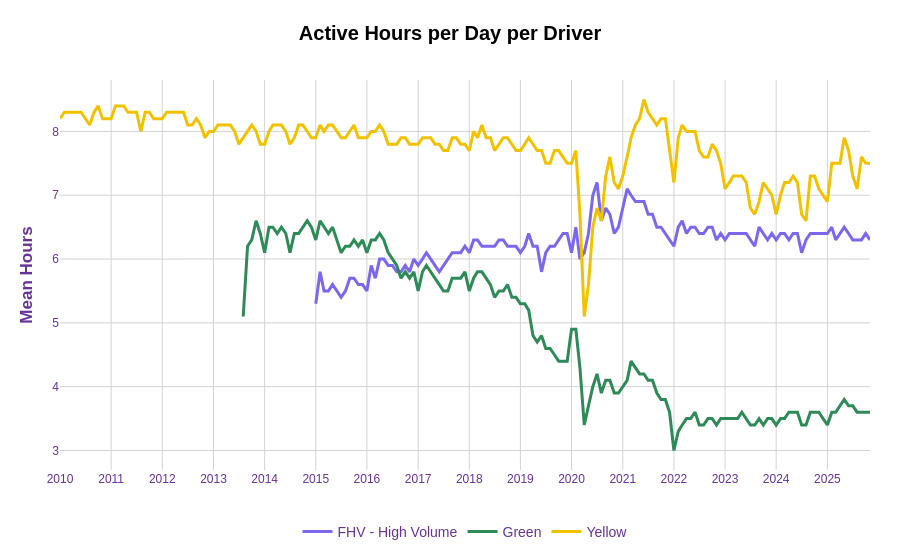

Notebook code for this chart:
### Markdown cell above
Habiendo analizado dicho aumento de demanda, cabría esperar un aumento proporcional del número de vehículos registrados. Los datos confirman esta hipótesis, mostrando una correlación directa entre ambas variables

### Code cell
res1 = con.execute(f"""
    SELECT
    CAST(strptime("Month/Year" || '-01', '%Y-%m-%d') AS DATE) AS month_year_date,
    "Avg Hours Per Day Per Driver" as m_hours,
    "License Class" as type
    FROM '{path_agg_data}'
    WHERE "License Class" IN ('Yellow', 'Green', 'FHV - High Volume')    
    ORDER BY month_year_date DESC;

""").pl()

fig = px.line(
    res1,
    x="month_year_date",
    y="m_hours",
    color="type",
    title="<b>Active Hours per Day per Driver</b>", # Título en negrita
    color_discrete_map=color_map,
)

fig.update_xaxes(
    dtick="M12", 
    tickformat="%Y",
    tickfont=dict(size=12),
    title_font=dict(size=14, family='Arial'),
    gridcolor='LightGray'
)

fig.update_yaxes(
    tickfont=dict(size=12),
    title_font=dict(size=14, family='Arial'),
    gridcolor='LightGray'
)

fig.update_traces(
    hovertemplate="<b>Date:</b> %{x|%b %Y}<br><b>Mean Hours:</b> %{y:.1f}h<extra>%{fullData.name}</extra>",
    line=dict(width=3)
)

fig.update_layout(
    xaxis_title="",
    yaxis_title="<b>Mean Hours</b>",
    
    font=dict(family="Arial, sans-serif", size=14, color="RebeccaPurple"),
    
    title=dict(x=0.5, font=dict(size=20, color='black')),
    
    plot_bgcolor='white',
    paper_bgcolor='white',
    
    legend=dict(
        title="",
        orientation="h",
        yanchor="bottom",
        y=-0.2,
        xanchor="center",
        x=0.5
    ),
    
    margin=dict(l=60, r=30, t=80, b=60)
)

fig.show()

### Figure 1 — Plotly figure (JSON) as saved in the notebook; plotly's stock layout.template omitted (floating-point values rounded to 4 significant figures; data arrays with more than 128 entries replaced by an {"elided": "..."} marker saying what was removed)
{"data": [{"hovertemplate": "<b>Date:</b> %{x|%b %Y}<br><b>Mean Hours:</b> %{y:.1f}h<extra>%{fullData.name}</extra>", "legendgroup": "FHV - High Volume", "line": {"color": "#7B68EE", "dash": "solid", "width": 3}, "marker": {"symbol": "circle"}, "mode": "lines", "name": "FHV - High Volume", "orientation": "v", "showlegend": true, "type": "scatter", "x": {"elided": "131 str values"}, "xaxis": "x", "y": {"elided": "131 float values"}, "yaxis": "y"}, {"hovertemplate": "<b>Date:</b> %{x|%b %Y}<br><b>Mean Hours:</b> %{y:.1f}h<extra>%{fullData.name}</extra>", "legendgroup": "Green", "line": {"color": "#2E8B57", "dash": "solid", "width": 3}, "marker": {"symbol": "circle"}, "mode": "lines", "name": "Green", "orientation": "v", "showlegend": true, "type": "scatter", "x": {"elided": "148 str values"}, "xaxis": "x", "y": {"elided": "148 float values"}, "yaxis": "y"}, {"hovertemplate": "<b>Date:</b> %{x|%b %Y}<br><b>Mean Hours:</b> %{y:.1f}h<extra>%{fullData.name}</extra>", "legendgroup": "Yellow", "line": {"color": "#F2C200", "dash": "solid", "width": 3}, "marker": {"symbol": "circle"}, "mode": "lines", "name": "Yellow", "orientation": "v", "showlegend": true, "type": "scatter", "x": {"elided": "191 str values"}, "xaxis": "x", "y": {"elided": "191 float values"}, "yaxis": "y"}], "layout": {"font": {"color": "RebeccaPurple", "family": "Arial, sans-serif", "size": 14}, "legend": {"orientation": "h", "title": {"text": ""}, "tracegroupgap": 0, "x": 0.5, "xanchor": "center", "y": -0.2, "yanchor": "bottom"}, "margin": {"b": 60, "l": 60, "r": 30, "t": 80}, "paper_bgcolor": "white", "plot_bgcolor": "white", "title": {"font": {"color": "black", "size": 20}, "text": "<b>Active Hours per Day per Driver</b>", "x": 0.5}, "xaxis": {"anchor": "y", "domain": [0, 1], "dtick": "M12", "gridcolor": "LightGray", "tickfont": {"size": 12}, "tickformat": "%Y", "title": {"text": ""}}, "yaxis": {"anchor": "x", "domain": [0, 1], "gridcolor": "LightGray", "tickfont": {"size": 12}, "title": {"text": "<b>Mean Hours</b>"}}}}
